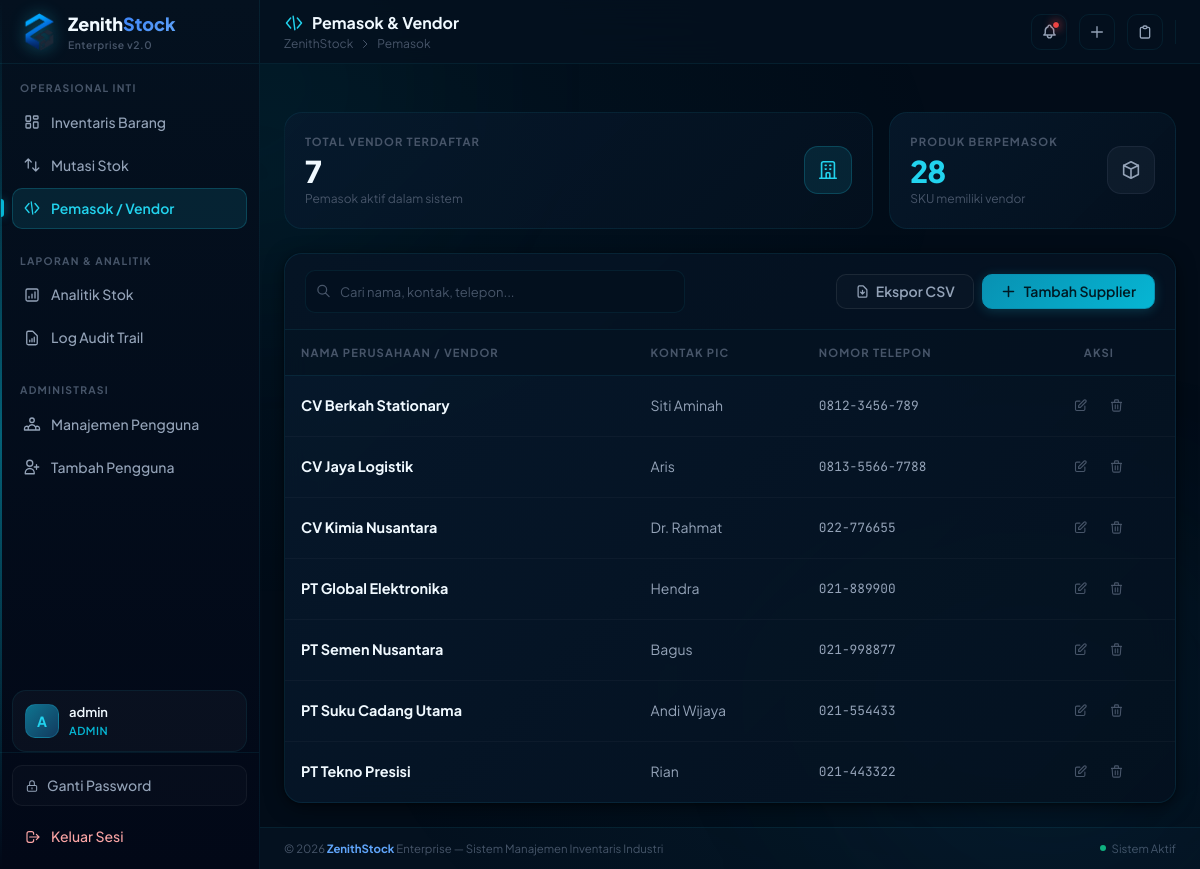
/suppliers/ (signed in), run on an earlier commit of the app's database.
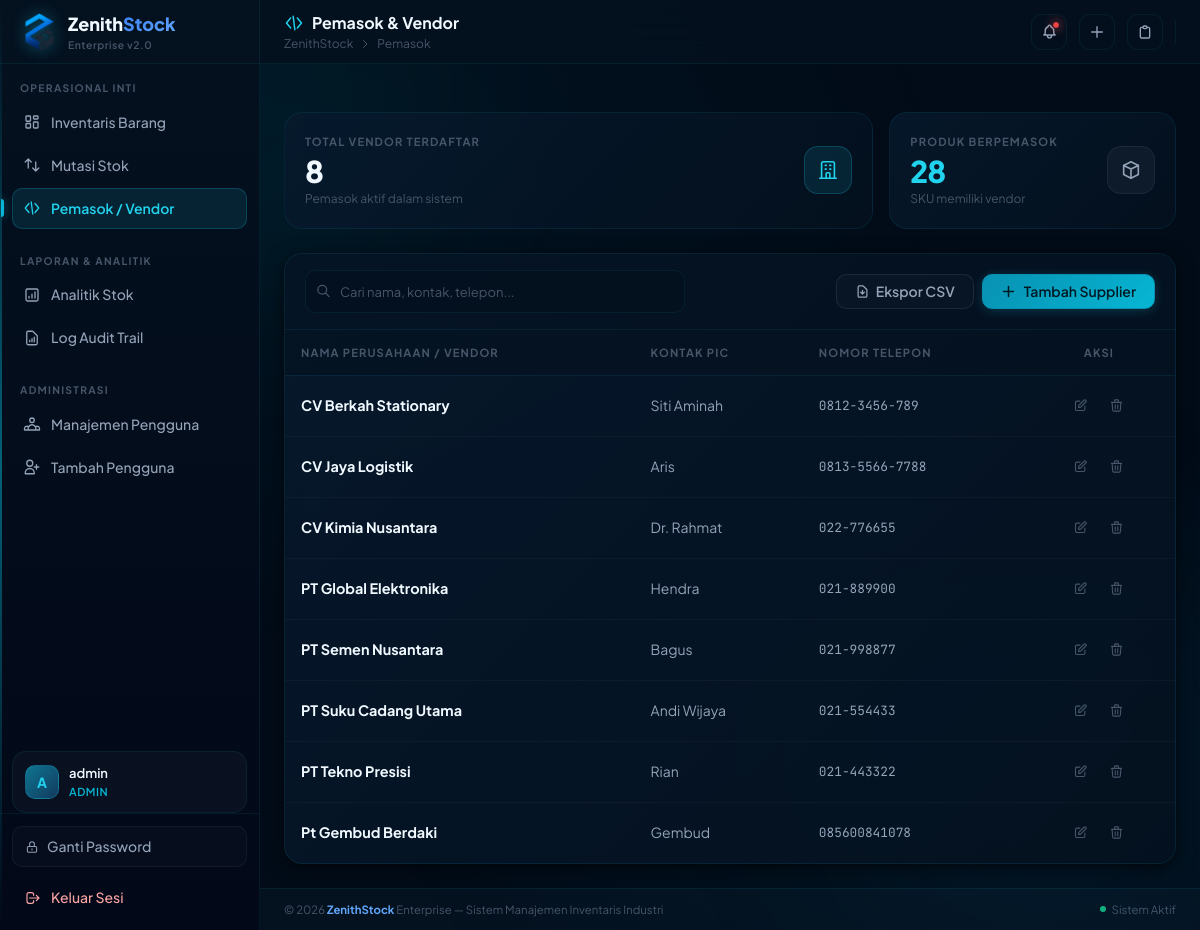
And on a later commit of the database.
### zenithstock/models.py (models this page shows, shortened)
class Supplier(db.Model):
    __tablename__ = 'suppliers'
    id = db.Column(db.Integer, primary_key=True)
    nama = db.Column(db.String(100), unique=True, nullable=False, index=True)
    kontak = db.Column(db.String(100))
    telepon = db.Column(db.String(30))
    alamat = db.Column(db.Text)
    products = db.relationship('Product', backref='supplier', lazy=True)

### zenithstock/routes/suppliers.py (the view)
@suppliers_bp.route('/')
@login_required
def index():
    search_query = request.args.get('q', '').strip()
    query = Supplier.query
    if search_query:
        query = query.filter(
            (Supplier.nama.ilike(f'%{search_query}%')) |
            (Supplier.kontak.ilike(f'%{search_query}%')) |
            (Supplier.alamat.ilike(f'%{search_query}%'))
        )
    suppliers = query.order_by(Supplier.nama).all()
    products_with_supplier = Product.query.filter(Product.supplier_id.isnot(None)).count()
    if request.headers.get('HX-Request'):
        return render_template('suppliers/_table.html', suppliers=suppliers, search_query=search_query)
    return render_template(
        'suppliers/index.html',
        suppliers=suppliers,
        search_query=search_query,
        products_with_supplier=products_with_supplier
    )

### zenithstock/models.py (called while the page is built)
    @property
    def is_active(self):
        return self.status == 'active'

    def is_admin(self):
        return self.role == 'admin'

### zenithstock/templates/suppliers/index.html (shortened to what the changed rows need)
{% extends "base.html" %}
{% block header_title %}
<svg style="width:20px;height:20px;color:var(--zs-cyan-400);" fill="none" viewBox="0 0 24 24" stroke="currentColor">
    <path stroke-linecap="round" stroke-linejoin="round" stroke-width="1.75" d="M8 18L3 12l5-6M16 18l5-6-5-6M11 4l2 16" />
</svg>
Pemasok & Vendor
{% endblock %}
{% block content %}
<div class="space-y-6" x-data="{ searchQ: '' }">
    <div class="grid grid-cols-1 sm:grid-cols-3 gap-4">
        <div class="stat-card sm:col-span-2">
            <div>
                <div class="stat-label">Total Vendor Terdaftar</div>
                <div class="stat-value">{{ suppliers|length }}</div>
                <div class="stat-sub">Pemasok aktif dalam sistem</div>
            </div>
        </div>
    </div>
    <div class="zs-panel">
        <div id="supplier-table-container" style="overflow-x:auto;">
            {% include "suppliers/_table.html" %}
        </div>
    </div>
</div>
{% endblock %}

### zenithstock/templates/suppliers/_table.html (shortened to what this page needs)
<table class="zs-table" id="supplier-table">
    <thead>
        <tr>
            <th>Nama Perusahaan / Vendor</th>
            <th>Kontak PIC</th>
            <th>Nomor Telepon</th>
            <th style="text-align:center;">Aksi</th>
        </tr>
    </thead>
    <tbody>
        {% if suppliers %}
            {% for supplier in suppliers %}
            <tr>
                <td>
                    <div style="font-weight:700;color:var(--color-text-primary);font-size:0.9rem;">{{ supplier.nama }}</div>
                </td>
                <td style="color:var(--color-text-secondary);">{{ supplier.kontak or '—' }}</td>
                <td style="font-family:var(--font-mono);font-size:0.8rem;color:var(--color-text-secondary);">{{ supplier.telepon or '—' }}</td>
                <td style="text-align:center;">
                    <div style="display:inline-flex;align-items:center;gap:4px;">
                        <a href="{{ url_for('suppliers.edit', supplier_id=supplier.id) }}"
                           class="action-btn edit"
                           title="Ubah Data Supplier">
                            <svg style="width:15px;height:15px;" fill="none" viewBox="0 0 24 24" stroke="currentColor">
                                <path stroke-linecap="round" stroke-linejoin="round" stroke-width="1.75" d="M11 5H6a2 2 0 00-2 2v11a2 2 0 002 2h11a2 2 0 002-2v-5m-1.414-9.414a2 2 0 112.828 2.828L11.828 15H9v-2.828l8.586-8.586z" />
                            </svg>
                        </a>
                        {% if current_user.is_admin() %}
                        <form
                            hx-post="{{ url_for('suppliers.delete', supplier_id=supplier.id) }}?q={{ search_query or '' }}"
                            hx-target="#supplier-table-container"
                            hx-confirm="Hapus supplier '{{ supplier.nama }}'?\n\nProduk yang terhubung dengan supplier ini akan kehilangan referensi vendor."
                            method="POST"
                            style="display:inline;margin:0;"
                        >
                            <button type="submit" class="action-btn delete" title="Hapus Supplier (Admin)">
                                <svg style="width:15px;height:15px;" fill="none" viewBox="0 0 24 24" stroke="currentColor">
                                    <path stroke-linecap="round" stroke-linejoin="round" stroke-width="1.75" d="M19 7l-.867 12.142A2 2 0 0116.138 21H7.862a2 2 0 01-1.995-1.858L5 7m5 4v6m4-6v6m1-10V4a1 1 0 00-1-1h-4a1 1 0 00-1 1v3M4 7h16" />
                                </svg>
                            </button>
                        </form>
                        {% endif %}
                    </div>
                </td>
            </tr>
            {% endfor %}
        {% endif %}
    </tbody>
</table>

What changed in the data, as far as the page shows it:
added Supplier: nama "Pt Gembud Berdaki", kontak "Gembud", telepon "085600841078"
Also different on the page:
{{ suppliers|length }}: "7" → "8"
